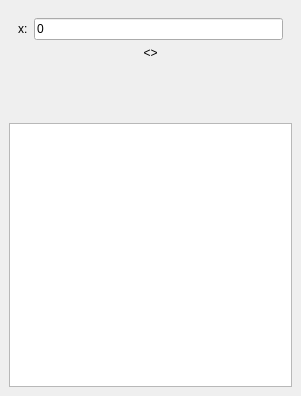
<ui version="4.0" >
 <class>FunctionTools</class>
 <widget class="QWidget" name="FunctionTools" >
  <property name="geometry" >
   <rect>
    <x>0</x>
    <y>0</y>
    <width>301</width>
    <height>396</height>
   </rect>
  </property>
  <property name="windowTitle" >
   <string>Function Tools</string>
  </property>
  <layout class="QVBoxLayout" >
   <property name="margin" >
    <number>9</number>
   </property>
   <property name="spacing" >
    <number>6</number>
   </property>
   <item>
    <widget class="QStackedWidget" name="stack" >
     <property name="currentIndex" >
      <number>0</number>
     </property>
     <widget class="QWidget" name="page" >
      <layout class="QGridLayout" >
       <property name="margin" >
        <number>9</number>
       </property>
       <property name="spacing" >
        <number>6</number>
       </property>
       <item row="2" column="1" >
        <spacer>
         <property name="orientation" >
          <enum>Qt::Vertical</enum>
         </property>
         <property name="sizeHint" >
          <size>
           <width>20</width>
           <height>40</height>
          </size>
         </property>
        </spacer>
       </item>
       <item row="1" column="0" colspan="2" >
        <widget class="QLabel" name="yResult" >
         <property name="text" >
          <string>&lt;></string>
         </property>
         <property name="alignment" >
          <set>Qt::AlignCenter</set>
         </property>
         <property name="textInteractionFlags" >
          <enum>Qt::TextSelectableByMouse</enum>
         </property>
        </widget>
       </item>
       <item row="0" column="1" >
        <widget class="EquationEdit" name="xValue" >
         <property name="text" >
          <string>0</string>
         </property>
        </widget>
       </item>
       <item row="0" column="0" >
        <widget class="QLabel" name="label" >
         <property name="text" >
          <string>x:</string>
         </property>
        </widget>
       </item>
      </layout>
     </widget>
     <widget class="QWidget" name="page_2" >
      <layout class="QGridLayout" >
       <property name="margin" >
        <number>9</number>
       </property>
       <property name="spacing" >
        <number>6</number>
       </property>
       <item row="0" column="0" colspan="2" >
        <widget class="QLabel" name="rangeTitle" >
         <property name="text" >
          <string>&lt;>:</string>
         </property>
        </widget>
       </item>
       <item row="3" column="0" colspan="2" >
        <widget class="QLabel" name="rangeResult" >
         <property name="text" >
          <string>&lt;></string>
         </property>
         <property name="alignment" >
          <set>Qt::AlignCenter</set>
         </property>
         <property name="textInteractionFlags" >
          <enum>Qt::TextSelectableByMouse</enum>
         </property>
        </widget>
       </item>
       <item row="2" column="1" >
        <widget class="EquationEdit" name="max" >
         <property name="toolTip" >
          <string>Upper boundary of the plot range</string>
         </property>
         <property name="whatsThis" >
          <string>Enter the upper boundary of the plot range. Expressions like 2*pi are allowed, too.</string>
         </property>
        </widget>
       </item>
       <item row="1" column="1" >
        <widget class="EquationEdit" name="min" >
         <property name="toolTip" >
          <string>Lower boundary of the plot range</string>
         </property>
         <property name="whatsThis" >
          <string>Enter the lower boundary of the plot range. Expressions like 2*pi are allowed, too.</string>
         </property>
        </widget>
       </item>
       <item row="1" column="0" >
        <widget class="QLabel" name="label_4" >
         <property name="text" >
          <string>Min:</string>
         </property>
        </widget>
       </item>
       <item row="2" column="0" >
        <widget class="QLabel" name="label_5" >
         <property name="text" >
          <string>Max:</string>
         </property>
        </widget>
       </item>
      </layout>
     </widget>
    </widget>
   </item>
   <item>
    <widget class="QListWidget" name="list" >
     <property name="sizePolicy" >
      <sizepolicy>
       <hsizetype>7</hsizetype>
       <vsizetype>7</vsizetype>
       <horstretch>0</horstretch>
       <verstretch>1</verstretch>
      </sizepolicy>
     </property>
    </widget>
   </item>
  </layout>
 </widget>
 <customwidgets>
  <customwidget>
   <class>EquationEdit</class>
   <extends>KLineEdit</extends>
   <header>equationedit.h</header>
  </customwidget>
  <customwidget>
   <class>KLineEdit</class>
   <extends>QLineEdit</extends>
   <header>klineedit.h</header>
  </customwidget>
 </customwidgets>
 <resources/>
 <connections/>
</ui>
